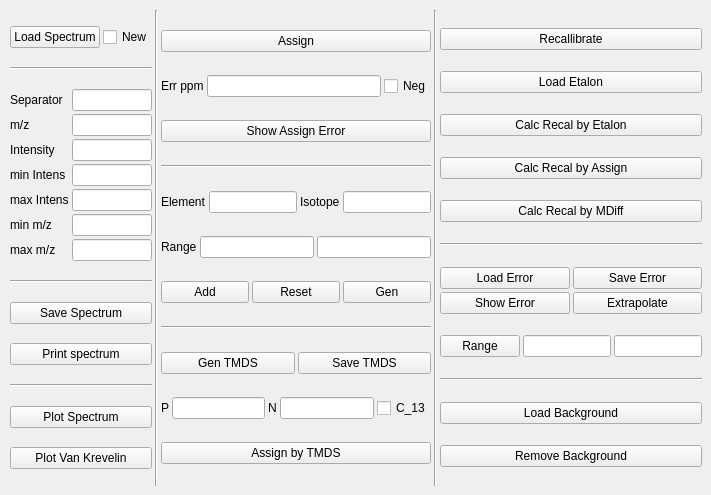
      <widget class="QWidget" name="main">
       <attribute name="title">
        <string>treatment</string>
       </attribute>
       <widget class="QLabel" name="label_14">
        <property name="geometry">
         <rect>
          <x>640</x>
          <y>220</y>
          <width>60</width>
          <height>16</height>
         </rect>
        </property>
        <property name="text">
         <string/>
        </property>
       </widget>
       <widget class="QWidget" name="layoutWidget">
        <property name="geometry">
         <rect>
          <x>10</x>
          <y>10</y>
          <width>692</width>
          <height>476</height>
         </rect>
        </property>
        <layout class="QHBoxLayout" name="horizontalLayout_32">
         <property name="spacing">
          <number>3</number>
         </property>
         <property name="sizeConstraint">
          <enum>QLayout::SetMinimumSize</enum>
         </property>
         <item>
          <layout class="QVBoxLayout" name="verticalLayout">
           <property name="spacing">
            <number>-1</number>
           </property>
           <item>
            <layout class="QHBoxLayout" name="horizontalLayout_2">
             <item>
              <widget class="QPushButton" name="load_spectrum">
               <property name="text">
                <string>Load Spectrum</string>
               </property>
              </widget>
             </item>
             <item>
              <widget class="QCheckBox" name="load_new">
               <property name="text">
                <string>New</string>
               </property>
              </widget>
             </item>
            </layout>
           </item>
           <item>
            <widget class="Line" name="line_13">
             <property name="orientation">
              <enum>Qt::Horizontal</enum>
             </property>
            </widget>
           </item>
           <item>
            <layout class="QGridLayout" name="gridLayout">
             <item row="0" column="0">
              <widget class="QLabel" name="label">
               <property name="text">
                <string>Separator</string>
               </property>
              </widget>
             </item>
             <item row="2" column="1">
              <widget class="QLineEdit" name="load_intensity"/>
             </item>
             <item row="2" column="0">
              <widget class="QLabel" name="label_3">
               <property name="text">
                <string>Intensity</string>
               </property>
              </widget>
             </item>
             <item row="3" column="0">
              <widget class="QLabel" name="label_4">
               <property name="text">
                <string>min Intens</string>
               </property>
              </widget>
             </item>
             <item row="4" column="0">
              <widget class="QLabel" name="label_5">
               <property name="text">
                <string>max Intens</string>
               </property>
              </widget>
             </item>
             <item row="5" column="0">
              <widget class="QLabel" name="label_6">
               <property name="text">
                <string>min m/z</string>
               </property>
              </widget>
             </item>
             <item row="4" column="1">
              <widget class="QLineEdit" name="load_max_intens"/>
             </item>
             <item row="3" column="1">
              <widget class="QLineEdit" name="load_min_intens"/>
             </item>
             <item row="1" column="1">
              <widget class="QLineEdit" name="load_mz"/>
             </item>
             <item row="1" column="0">
              <widget class="QLabel" name="label_2">
               <property name="text">
                <string>m/z</string>
               </property>
              </widget>
             </item>
             <item row="0" column="1">
              <widget class="QLineEdit" name="load_sep"/>
             </item>
             <item row="6" column="0">
              <widget class="QLabel" name="label_7">
               <property name="text">
                <string>max m/z</string>
               </property>
              </widget>
             </item>
             <item row="6" column="1">
              <widget class="QLineEdit" name="load_max_mz"/>
             </item>
             <item row="5" column="1">
              <widget class="QLineEdit" name="load_min_mz"/>
             </item>
            </layout>
           </item>
           <item>
            <widget class="Line" name="line_11">
             <property name="orientation">
              <enum>Qt::Horizontal</enum>
             </property>
            </widget>
           </item>
           <item>
            <widget class="QPushButton" name="save_spectrum">
             <property name="text">
              <string>Save Spectrum</string>
             </property>
            </widget>
           </item>
           <item>
            <widget class="QPushButton" name="print_spec">
             <property name="text">
              <string>Print spectrum</string>
             </property>
            </widget>
           </item>
           <item>
            <widget class="Line" name="line_12">
             <property name="orientation">
              <enum>Qt::Horizontal</enum>
             </property>
            </widget>
           </item>
           <item>
            <widget class="QPushButton" name="plot_spectrum">
             <property name="text">
              <string>Plot Spectrum</string>
             </property>
            </widget>
           </item>
           <item>
            <widget class="QPushButton" name="plot_vk">
             <property name="text">
              <string>Plot Van Krevelin</string>
             </property>
            </widget>
           </item>
          </layout>
         </item>
         <item>
          <widget class="Line" name="line">
           <property name="orientation">
            <enum>Qt::Vertical</enum>
           </property>
          </widget>
         </item>
         <item>
          <layout class="QVBoxLayout" name="verticalLayout_3">
           <item>
            <widget class="QPushButton" name="assign">
             <property name="text">
              <string>Assign</string>
             </property>
            </widget>
           </item>
           <item>
            <layout class="QHBoxLayout" name="horizontalLayout_3">
             <item>
              <widget class="QLabel" name="label_10">
               <property name="text">
                <string>Err ppm</string>
               </property>
              </widget>
             </item>
             <item>
              <widget class="QLineEdit" name="assign_error_ppm"/>
             </item>
             <item>
              <widget class="QCheckBox" name="assign_neg">
               <property name="text">
                <string>Neg</string>
               </property>
              </widget>
             </item>
            </layout>
           </item>
           <item>
            <widget class="QPushButton" name="show_assign_error">
             <property name="text">
              <string>Show Assign Error</string>
             </property>
            </widget>
           </item>
           <item>
            <widget class="Line" name="line_9">
             <property name="orientation">
              <enum>Qt::Horizontal</enum>
             </property>
            </widget>
           </item>
           <item>
            <layout class="QHBoxLayout" name="horizontalLayout">
             <item>
              <widget class="QLabel" name="label_8">
               <property name="text">
                <string>Element</string>
               </property>
              </widget>
             </item>
             <item>
              <widget class="QLineEdit" name="assign_element"/>
             </item>
             <item>
              <widget class="QLabel" name="label_9">
               <property name="text">
                <string>Isotope</string>
               </property>
              </widget>
             </item>
             <item>
              <widget class="QLineEdit" name="assign_isotope"/>
             </item>
            </layout>
           </item>
           <item>
            <layout class="QHBoxLayout" name="horizontalLayout_4">
             <item>
              <widget class="QLabel" name="label_12">
               <property name="text">
                <string>Range</string>
               </property>
              </widget>
             </item>
             <item>
              <widget class="QLineEdit" name="assign_range_min"/>
             </item>
             <item>
              <widget class="QLineEdit" name="assign_range_max"/>
             </item>
            </layout>
           </item>
           <item>
            <layout class="QHBoxLayout" name="horizontalLayout_5">
             <item>
              <widget class="QPushButton" name="add_element">
               <property name="text">
                <string>Add</string>
               </property>
              </widget>
             </item>
             <item>
              <widget class="QPushButton" name="reset_element">
               <property name="text">
                <string>Reset</string>
               </property>
              </widget>
             </item>
             <item>
              <widget class="QPushButton" name="generate_gdf">
               <property name="text">
                <string>Gen</string>
               </property>
              </widget>
             </item>
            </layout>
           </item>
           <item>
            <widget class="Line" name="line_10">
             <property name="orientation">
              <enum>Qt::Horizontal</enum>
             </property>
            </widget>
           </item>
           <item>
            <layout class="QHBoxLayout" name="horizontalLayout_9">
             <item>
              <widget class="QPushButton" name="gen_tmds">
               <property name="text">
                <string>Gen TMDS</string>
               </property>
              </widget>
             </item>
             <item>
              <widget class="QPushButton" name="save_tmds">
               <property name="text">
                <string>Save TMDS</string>
               </property>
              </widget>
             </item>
            </layout>
           </item>
           <item>
            <layout class="QHBoxLayout" name="horizontalLayout_8">
             <item>
              <layout class="QHBoxLayout" name="horizontalLayout_6">
               <item>
                <widget class="QLabel" name="label_13">
                 <property name="text">
                  <string>P</string>
                 </property>
                </widget>
               </item>
               <item>
                <widget class="QLineEdit" name="tmds_p"/>
               </item>
              </layout>
             </item>
             <item>
              <layout class="QHBoxLayout" name="horizontalLayout_7">
               <item>
                <widget class="QLabel" name="label_16">
                 <property name="text">
                  <string>N</string>
                 </property>
                </widget>
               </item>
               <item>
                <widget class="QLineEdit" name="max_tmds"/>
               </item>
              </layout>
             </item>
             <item>
              <widget class="QCheckBox" name="tmds_c13">
               <property name="text">
                <string>C_13</string>
               </property>
              </widget>
             </item>
            </layout>
           </item>
           <item>
            <widget class="QPushButton" name="assign_tmds">
             <property name="text">
              <string>Assign by TMDS</string>
             </property>
            </widget>
           </item>
          </layout>
         </item>
         <item>
          <widget class="Line" name="line_2">
           <property name="orientation">
            <enum>Qt::Vertical</enum>
           </property>
          </widget>
         </item>
         <item>
          <layout class="QVBoxLayout" name="verticalLayout_5">
           <item>
            <widget class="QPushButton" name="recallibrate">
             <property name="text">
              <string>Recallibrate</string>
             </property>
            </widget>
           </item>
           <item>
            <widget class="QPushButton" name="load_etalon">
             <property name="text">
              <string>Load Etalon</string>
             </property>
            </widget>
           </item>
           <item>
            <widget class="QPushButton" name="calc_recal_by_etalon">
             <property name="text">
              <string>Calc Recal by Etalon</string>
             </property>
            </widget>
           </item>
           <item>
            <widget class="QPushButton" name="calc_self_recal_by_assign">
             <property name="text">
              <string>Calc Recal by Assign</string>
             </property>
            </widget>
           </item>
           <item>
            <widget class="QPushButton" name="calc_self_recal_by_mdiff">
             <property name="text">
              <string>Calc Recal by MDiff</string>
             </property>
            </widget>
           </item>
           <item>
            <widget class="Line" name="line_5">
             <property name="orientation">
              <enum>Qt::Horizontal</enum>
             </property>
            </widget>
           </item>
           <item>
            <layout class="QVBoxLayout" name="verticalLayout_4">
             <item>
              <layout class="QHBoxLayout" name="horizontalLayout_11">
               <item>
                <widget class="QPushButton" name="load_error">
                 <property name="text">
                  <string>Load Error</string>
                 </property>
                </widget>
               </item>
               <item>
                <widget class="QPushButton" name="save_error">
                 <property name="text">
                  <string>Save Error</string>
                 </property>
                </widget>
               </item>
              </layout>
             </item>
             <item>
              <layout class="QHBoxLayout" name="horizontalLayout_10">
               <item>
                <widget class="QPushButton" name="show_error">
                 <property name="text">
                  <string>Show Error</string>
                 </property>
                </widget>
               </item>
               <item>
                <widget class="QPushButton" name="err_extra">
                 <property name="text">
                  <string>Extrapolate</string>
                 </property>
                </widget>
               </item>
              </layout>
             </item>
            </layout>
           </item>
           <item>
            <layout class="QHBoxLayout" name="horizontalLayout_12">
             <item>
              <widget class="QPushButton" name="range">
               <property name="text">
                <string>Range</string>
               </property>
              </widget>
             </item>
             <item>
              <widget class="QLineEdit" name="recal_range_min"/>
             </item>
             <item>
              <widget class="QLineEdit" name="recal_range_max"/>
             </item>
            </layout>
           </item>
           <item>
            <widget class="Line" name="line_4">
             <property name="orientation">
              <enum>Qt::Horizontal</enum>
             </property>
            </widget>
           </item>
           <item>
            <widget class="QPushButton" name="load_background">
             <property name="text">
              <string>Load Background</string>
             </property>
            </widget>
           </item>
           <item>
            <widget class="QPushButton" name="remove_background">
             <property name="text">
              <string>Remove Background</string>
             </property>
            </widget>
           </item>
          </layout>
         </item>
        </layout>
       </widget>
      </widget>
